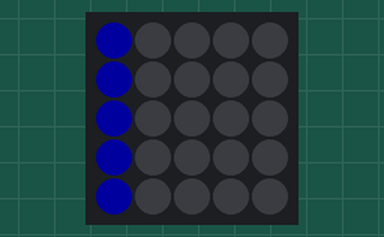
The program below on a simulated Raspberry Pi Pico running MicroPython. Shown: 5×5 RGB LED matrix. Dim RGB values are drawn brighter than linear; the 25 LEDs are laid out as on the BitDogLab board (LED 0 bottom right, every second row reversed).

Above: at 0.17 s.
At 0.52 s:
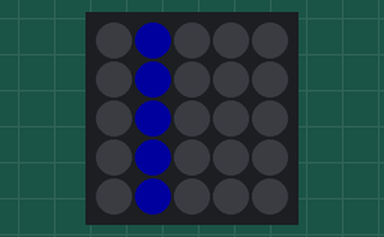
At 0.88 s:
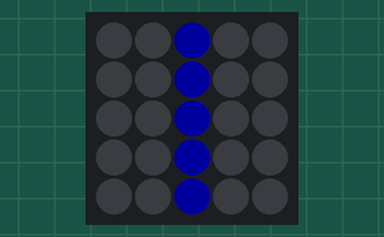
At 1.23 s:
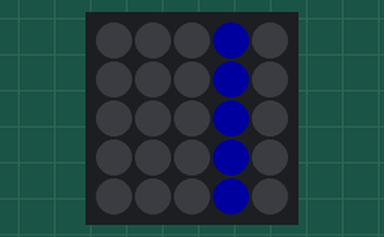
At 1.58 s:
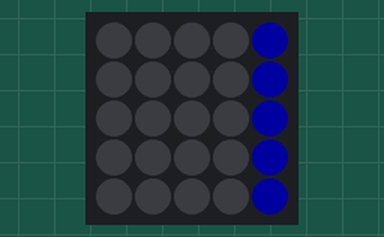

The program:

05_coluna.py
```python
from machine import Pin
import neopixel
import time

np = neopixel.NeoPixel(Pin(7), 25)
colunas = [[24, 15, 14, 5, 4], [23, 16, 13, 6, 3], [22, 17, 12, 7, 2], [21, 18, 11, 8, 1], [20, 19, 10, 9, 0]]

while True:
    for coluna in colunas:
        for i in range(25):
            np[i] = (0, 0, 0)
        for led in coluna:
            np[led] = (0, 0, 30)
        np.write()
        time.sleep_ms(350)
```

Measured:
- by itself, everything shown: repeats every 1.8 s, in 5 steps
